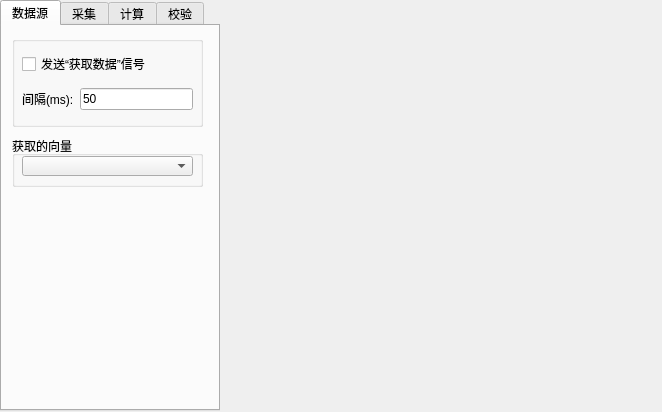
<?xml version="1.0" encoding="UTF-8"?>
<ui version="4.0">
 <class>DialogCalibration</class>
 <widget class="QDialog" name="DialogCalibration">
  <property name="geometry">
   <rect>
    <x>0</x>
    <y>0</y>
    <width>662</width>
    <height>412</height>
   </rect>
  </property>
  <property name="windowTitle">
   <string>校正</string>
  </property>
  <widget class="QWidget" name="horizontalLayoutWidget">
   <property name="geometry">
    <rect>
     <x>0</x>
     <y>0</y>
     <width>661</width>
     <height>411</height>
    </rect>
   </property>
   <layout class="QHBoxLayout" name="horizontalLayout" stretch="0,1">
    <property name="spacing">
     <number>3</number>
    </property>
    <item>
     <widget class="QTabWidget" name="tabWidget">
      <property name="minimumSize">
       <size>
        <width>220</width>
        <height>0</height>
       </size>
      </property>
      <property name="currentIndex">
       <number>0</number>
      </property>
      <widget class="QWidget" name="tab_3">
       <attribute name="title">
        <string>数据源</string>
       </attribute>
       <widget class="QGroupBox" name="groupBox_2">
        <property name="geometry">
         <rect>
          <x>10</x>
          <y>10</y>
          <width>191</width>
          <height>91</height>
         </rect>
        </property>
        <property name="title">
         <string/>
        </property>
        <widget class="QWidget" name="verticalLayoutWidget_3">
         <property name="geometry">
          <rect>
           <x>10</x>
           <y>10</y>
           <width>171</width>
           <height>72</height>
          </rect>
         </property>
         <layout class="QVBoxLayout" name="verticalLayout_6">
          <item>
           <widget class="QCheckBox" name="autoGetData">
            <property name="text">
             <string>发送“获取数据”信号</string>
            </property>
           </widget>
          </item>
          <item>
           <layout class="QHBoxLayout" name="horizontalLayout_6">
            <item>
             <widget class="QLabel" name="label_11">
              <property name="text">
               <string>间隔(ms):</string>
              </property>
             </widget>
            </item>
            <item>
             <widget class="QLineEdit" name="autoGetDataInterval">
              <property name="text">
               <string>50</string>
              </property>
             </widget>
            </item>
           </layout>
          </item>
         </layout>
        </widget>
       </widget>
       <widget class="QGroupBox" name="groupBox_3">
        <property name="geometry">
         <rect>
          <x>10</x>
          <y>110</y>
          <width>191</width>
          <height>51</height>
         </rect>
        </property>
        <property name="title">
         <string>获取的向量</string>
        </property>
        <widget class="QComboBox" name="dataType">
         <property name="geometry">
          <rect>
           <x>10</x>
           <y>20</y>
           <width>171</width>
           <height>20</height>
          </rect>
         </property>
        </widget>
       </widget>
      </widget>
      <widget class="QWidget" name="tab">
       <property name="minimumSize">
        <size>
         <width>0</width>
         <height>0</height>
        </size>
       </property>
       <attribute name="title">
        <string>采集</string>
       </attribute>
       <widget class="QWidget" name="layoutWidget">
        <property name="geometry">
         <rect>
          <x>1</x>
          <y>0</y>
          <width>211</width>
          <height>381</height>
         </rect>
        </property>
        <layout class="QVBoxLayout" name="verticalLayout" stretch="0,0,0,0,0">
         <property name="spacing">
          <number>3</number>
         </property>
         <property name="leftMargin">
          <number>3</number>
         </property>
         <property name="topMargin">
          <number>3</number>
         </property>
         <item>
          <widget class="QGroupBox" name="preOffset">
           <property name="minimumSize">
            <size>
             <width>0</width>
             <height>50</height>
            </size>
           </property>
           <property name="title">
            <string>预偏移</string>
           </property>
           <widget class="QWidget" name="horizontalLayoutWidget_2">
            <property name="geometry">
             <rect>
              <x>10</x>
              <y>10</y>
              <width>191</width>
              <height>31</height>
             </rect>
            </property>
            <layout class="QHBoxLayout" name="horizontalLayout_5">
             <item>
              <widget class="QLabel" name="label_9">
               <property name="text">
                <string>x:</string>
               </property>
              </widget>
             </item>
             <item>
              <widget class="QLineEdit" name="preOffset_x">
               <property name="text">
                <string>0.0</string>
               </property>
              </widget>
             </item>
             <item>
              <widget class="QLabel" name="label_8">
               <property name="text">
                <string>y:</string>
               </property>
              </widget>
             </item>
             <item>
              <widget class="QLineEdit" name="preOffset_y">
               <property name="text">
                <string>0.0</string>
               </property>
              </widget>
             </item>
             <item>
              <widget class="QLabel" name="label_10">
               <property name="text">
                <string>z:</string>
               </property>
              </widget>
             </item>
             <item>
              <widget class="QLineEdit" name="preOffset_z">
               <property name="text">
                <string>0.0</string>
               </property>
              </widget>
             </item>
            </layout>
           </widget>
          </widget>
         </item>
         <item>
          <widget class="QLabel" name="label_2">
           <property name="text">
            <string>采集到的样本(可以手动输入)：</string>
           </property>
          </widget>
         </item>
         <item>
          <widget class="QTextEdit" name="sample">
           <property name="acceptRichText">
            <bool>false</bool>
           </property>
          </widget>
         </item>
         <item>
          <layout class="QHBoxLayout" name="horizontalLayout_7">
           <item>
            <widget class="QLabel" name="label_5">
             <property name="text">
              <string>x:</string>
             </property>
            </widget>
           </item>
           <item>
            <widget class="QLineEdit" name="display_x">
             <property name="readOnly">
              <bool>true</bool>
             </property>
            </widget>
           </item>
           <item>
            <widget class="QLabel" name="label_6">
             <property name="text">
              <string>y:</string>
             </property>
            </widget>
           </item>
           <item>
            <widget class="QLineEdit" name="display_y">
             <property name="readOnly">
              <bool>true</bool>
             </property>
            </widget>
           </item>
           <item>
            <widget class="QLabel" name="label_7">
             <property name="text">
              <string>z:</string>
             </property>
            </widget>
           </item>
           <item>
            <widget class="QLineEdit" name="display_z">
             <property name="readOnly">
              <bool>true</bool>
             </property>
            </widget>
           </item>
          </layout>
         </item>
         <item>
          <widget class="QGroupBox" name="groupBox">
           <property name="minimumSize">
            <size>
             <width>0</width>
             <height>70</height>
            </size>
           </property>
           <property name="title">
            <string/>
           </property>
           <widget class="QWidget" name="verticalLayoutWidget_2">
            <property name="geometry">
             <rect>
              <x>100</x>
              <y>10</y>
              <width>97</width>
              <height>53</height>
             </rect>
            </property>
            <layout class="QVBoxLayout" name="verticalLayout_3">
             <item>
              <widget class="QPushButton" name="bt_input">
               <property name="minimumSize">
                <size>
                 <width>0</width>
                 <height>0</height>
                </size>
               </property>
               <property name="text">
                <string>采集一批</string>
               </property>
              </widget>
             </item>
             <item>
              <layout class="QHBoxLayout" name="horizontalLayout_2">
               <item>
                <widget class="QLabel" name="label">
                 <property name="text">
                  <string>采样数：</string>
                 </property>
                </widget>
               </item>
               <item>
                <widget class="QLineEdit" name="samplesPerTime">
                 <property name="text">
                  <string>16</string>
                 </property>
                </widget>
               </item>
              </layout>
             </item>
            </layout>
           </widget>
           <widget class="QPushButton" name="bt_clear">
            <property name="geometry">
             <rect>
              <x>10</x>
              <y>10</y>
              <width>75</width>
              <height>23</height>
             </rect>
            </property>
            <property name="text">
             <string>清空</string>
            </property>
           </widget>
           <widget class="QPushButton" name="bt_refleshDisplay">
            <property name="geometry">
             <rect>
              <x>10</x>
              <y>40</y>
              <width>75</width>
              <height>23</height>
             </rect>
            </property>
            <property name="text">
             <string>刷新显示</string>
            </property>
           </widget>
          </widget>
         </item>
        </layout>
       </widget>
      </widget>
      <widget class="QWidget" name="tab_2">
       <attribute name="title">
        <string>计算</string>
       </attribute>
       <widget class="QGroupBox" name="groupBox_4">
        <property name="geometry">
         <rect>
          <x>5</x>
          <y>5</y>
          <width>201</width>
          <height>261</height>
         </rect>
        </property>
        <property name="title">
         <string>加速度计和罗盘</string>
        </property>
        <widget class="QWidget" name="verticalLayoutWidget">
         <property name="geometry">
          <rect>
           <x>10</x>
           <y>20</y>
           <width>181</width>
           <height>231</height>
          </rect>
         </property>
         <layout class="QVBoxLayout" name="verticalLayout_2">
          <property name="leftMargin">
           <number>3</number>
          </property>
          <property name="topMargin">
           <number>3</number>
          </property>
          <property name="rightMargin">
           <number>3</number>
          </property>
          <item>
           <layout class="QHBoxLayout" name="horizontalLayout_3">
            <item>
             <widget class="QLabel" name="label_3">
              <property name="text">
               <string>目标球的半径:</string>
              </property>
             </widget>
            </item>
            <item>
             <widget class="QLineEdit" name="radius">
              <property name="text">
               <string>1.0</string>
              </property>
             </widget>
            </item>
           </layout>
          </item>
          <item>
           <widget class="QPushButton" name="bt_calculate">
            <property name="text">
             <string>计算椭球参数</string>
            </property>
           </widget>
          </item>
          <item>
           <widget class="QLabel" name="label_12">
            <property name="text">
             <string>结果(已加预偏移)：</string>
            </property>
           </widget>
          </item>
          <item>
           <widget class="QTextBrowser" name="result">
            <property name="maximumSize">
             <size>
              <width>16777215</width>
              <height>110</height>
             </size>
            </property>
            <property name="toolTip">
             <string>&lt;!DOCTYPE HTML PUBLIC &quot;-//W3C//DTD HTML 4.0//EN&quot; &quot;http://www.w3.org/TR/REC-html40/strict.dtd&quot;&gt;
&lt;html&gt;&lt;head&gt;&lt;meta name=&quot;qrichtext&quot; content=&quot;1&quot; /&gt;&lt;style type=&quot;text/css&quot;&gt;
p, li { white-space: pre-wrap; }
&lt;/style&gt;&lt;/head&gt;&lt;body style=&quot; font-family:'宋体'; font-size:9pt; font-weight:400; font-style:normal;&quot;&gt;
&lt;p style=&quot; margin-top:0px; margin-bottom:0px; margin-left:0px; margin-right:0px; -qt-block-indent:0; text-indent:0px;&quot;&gt;拟合公式为：&lt;/p&gt;
&lt;p style=&quot; margin-top:0px; margin-bottom:0px; margin-left:0px; margin-right:0px; -qt-block-indent:0; text-indent:0px;&quot;&gt;x_c = (x_m + X_OFFSET) * X_GAIN; &lt;br /&gt;y_c = (y_m + Y_OFFSET) * Y_GAIN;&lt;br /&gt;z_c = (z_m + Z_OFFSET) * Z_GAIN;&lt;/p&gt;&lt;/body&gt;&lt;/html&gt;</string>
            </property>
            <property name="html">
             <string>&lt;!DOCTYPE HTML PUBLIC &quot;-//W3C//DTD HTML 4.0//EN&quot; &quot;http://www.w3.org/TR/REC-html40/strict.dtd&quot;&gt;
&lt;html&gt;&lt;head&gt;&lt;meta name=&quot;qrichtext&quot; content=&quot;1&quot; /&gt;&lt;style type=&quot;text/css&quot;&gt;
p, li { white-space: pre-wrap; }
&lt;/style&gt;&lt;/head&gt;&lt;body style=&quot; font-family:'宋体'; font-size:9pt; font-weight:400; font-style:normal;&quot;&gt;
&lt;p style=&quot;-qt-paragraph-type:empty; margin-top:0px; margin-bottom:0px; margin-left:0px; margin-right:0px; -qt-block-indent:0; text-indent:0px;&quot;&gt;&lt;/p&gt;&lt;/body&gt;&lt;/html&gt;</string>
            </property>
           </widget>
          </item>
          <item>
           <widget class="QPushButton" name="btMakeAccParam">
            <property name="text">
             <string>作为加速度计校正参数</string>
            </property>
           </widget>
          </item>
          <item>
           <widget class="QPushButton" name="btMakeMagParam">
            <property name="text">
             <string>作为罗盘校正参数</string>
            </property>
           </widget>
          </item>
         </layout>
        </widget>
       </widget>
       <widget class="QGroupBox" name="groupBox_5">
        <property name="geometry">
         <rect>
          <x>5</x>
          <y>270</y>
          <width>201</width>
          <height>91</height>
         </rect>
        </property>
        <property name="title">
         <string>陀螺</string>
        </property>
        <widget class="QWidget" name="verticalLayoutWidget_5">
         <property name="geometry">
          <rect>
           <x>10</x>
           <y>20</y>
           <width>181</width>
           <height>61</height>
          </rect>
         </property>
         <layout class="QVBoxLayout" name="verticalLayout_5">
          <item>
           <widget class="QPushButton" name="btMakeGyrOffset">
            <property name="text">
             <string>计算均值，并作为陀螺偏移值</string>
            </property>
           </widget>
          </item>
          <item>
           <widget class="QLineEdit" name="leGyrAverage">
            <property name="toolTip">
             <string>&lt;!DOCTYPE HTML PUBLIC &quot;-//W3C//DTD HTML 4.0//EN&quot; &quot;http://www.w3.org/TR/REC-html40/strict.dtd&quot;&gt;
&lt;html&gt;&lt;head&gt;&lt;meta name=&quot;qrichtext&quot; content=&quot;1&quot; /&gt;&lt;style type=&quot;text/css&quot;&gt;
p, li { white-space: pre-wrap; }
&lt;/style&gt;&lt;/head&gt;&lt;body style=&quot; font-family:'宋体'; font-size:9pt; font-weight:400; font-style:normal;&quot;&gt;
&lt;p style=&quot; margin-top:0px; margin-bottom:0px; margin-left:0px; margin-right:0px; -qt-block-indent:0; text-indent:0px;&quot;&gt;这是&lt;span style=&quot; font-weight:600;&quot;&gt;平均值&lt;/span&gt;，即&lt;span style=&quot; font-weight:600;&quot;&gt;偏移值&lt;/span&gt;。&lt;/p&gt;
&lt;p style=&quot; margin-top:0px; margin-bottom:0px; margin-left:0px; margin-right:0px; -qt-block-indent:0; text-indent:0px;&quot;&gt;&lt;span style=&quot; font-weight:600;&quot;&gt;偏移的校正值&lt;/span&gt;是&lt;span style=&quot; font-weight:600;&quot;&gt;偏移值&lt;/span&gt;的相反数。&lt;/p&gt;&lt;/body&gt;&lt;/html&gt;</string>
            </property>
           </widget>
          </item>
         </layout>
        </widget>
       </widget>
      </widget>
      <widget class="QWidget" name="tab_4">
       <attribute name="title">
        <string>校验</string>
       </attribute>
       <widget class="QWidget" name="verticalLayoutWidget_4">
        <property name="geometry">
         <rect>
          <x>-1</x>
          <y>4</y>
          <width>211</width>
          <height>381</height>
         </rect>
        </property>
        <layout class="QVBoxLayout" name="verticalLayout_4">
         <property name="leftMargin">
          <number>3</number>
         </property>
         <item>
          <widget class="QCheckBox" name="displayEllipsoid">
           <property name="text">
            <string>显示拟合椭球</string>
           </property>
          </widget>
         </item>
         <item>
          <widget class="QPushButton" name="btCheckValue">
           <property name="text">
            <string>显示校正后的数据</string>
           </property>
          </widget>
         </item>
         <item>
          <widget class="QPushButton" name="btCheckLength">
           <property name="text">
            <string>显示长度及误差</string>
           </property>
          </widget>
         </item>
         <item>
          <widget class="QTextEdit" name="textCheck"/>
         </item>
        </layout>
       </widget>
      </widget>
     </widget>
    </item>
    <item>
     <widget class="WidgetView" name="view" native="true">
      <property name="cursor">
       <cursorShape>OpenHandCursor</cursorShape>
      </property>
     </widget>
    </item>
   </layout>
  </widget>
 </widget>
 <customwidgets>
  <customwidget>
   <class>WidgetView</class>
   <extends>QWidget</extends>
   <header>DialogCalibration/widgetview.h</header>
   <container>1</container>
  </customwidget>
 </customwidgets>
 <tabstops>
  <tabstop>autoGetData</tabstop>
  <tabstop>dataType</tabstop>
  <tabstop>autoGetDataInterval</tabstop>
  <tabstop>tabWidget</tabstop>
  <tabstop>bt_input</tabstop>
  <tabstop>preOffset_x</tabstop>
  <tabstop>preOffset_y</tabstop>
  <tabstop>preOffset_z</tabstop>
  <tabstop>bt_clear</tabstop>
  <tabstop>bt_refleshDisplay</tabstop>
  <tabstop>samplesPerTime</tabstop>
  <tabstop>sample</tabstop>
  <tabstop>display_x</tabstop>
  <tabstop>display_y</tabstop>
  <tabstop>display_z</tabstop>
  <tabstop>radius</tabstop>
  <tabstop>bt_calculate</tabstop>
  <tabstop>result</tabstop>
  <tabstop>displayEllipsoid</tabstop>
  <tabstop>btCheckValue</tabstop>
  <tabstop>btCheckLength</tabstop>
  <tabstop>textCheck</tabstop>
 </tabstops>
 <resources/>
 <connections/>
</ui>
